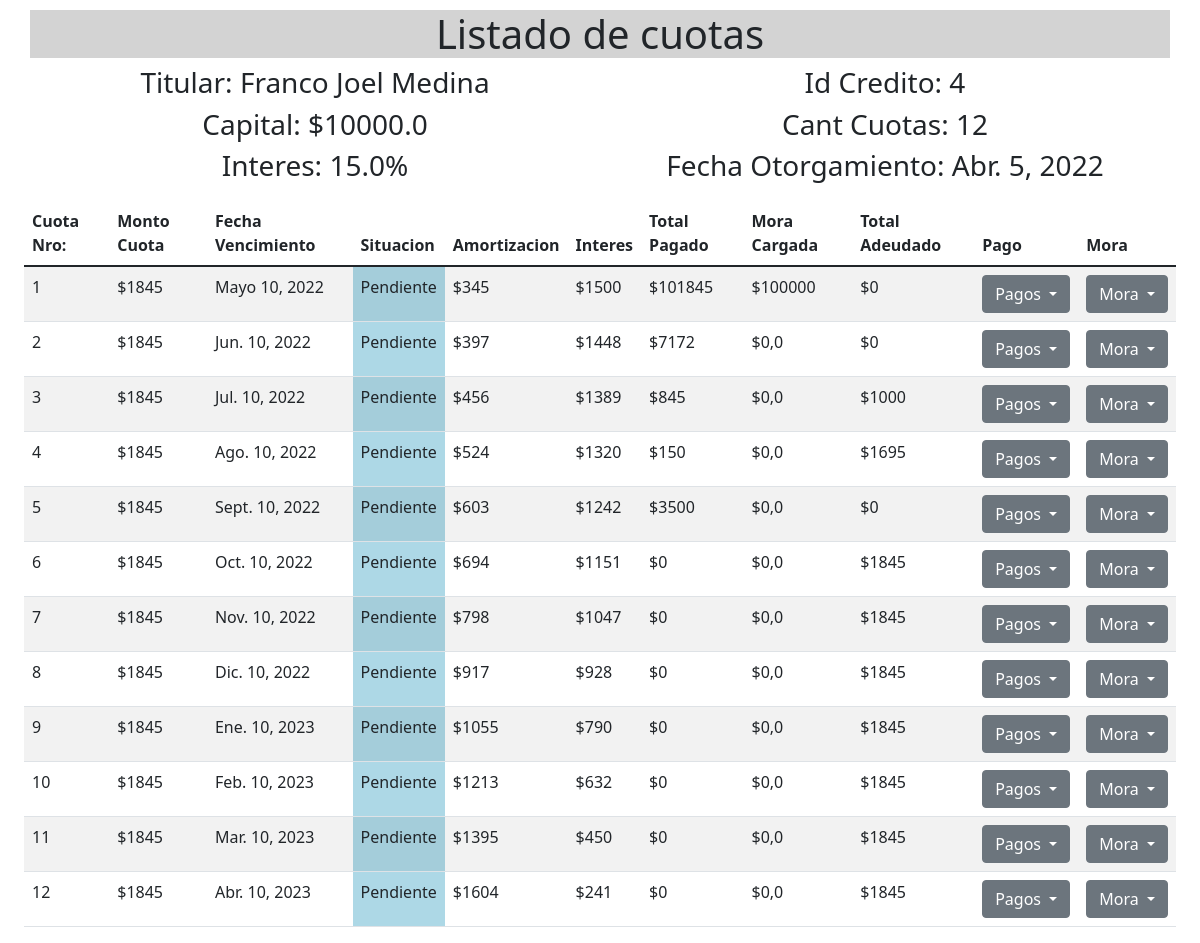
Screenshot of /cuota/list/4/ with the database file from the repository.
### apps/credito/models.py (models this page shows, shortened)
class Credito(models.Model):
    OK = 'Pagando'
    MORA_TEMPRANA = 'Mora Temprana'
    MORA_TARDIA = 'Mora Tardia'
    SITUACION_JUDICIAL = 'Situacion Judicial'
    ESTADOS = (
        (OK, 'Al dia'),
        (MORA_TEMPRANA, 'Atraso entre 1 y 30 días'),
        (MORA_TARDIA, 'Atraso > 30 días'),
        (SITUACION_JUDICIAL, 'Atraso > 90 días')
    )
    titular = models.ForeignKey(Cliente, on_delete=models.PROTECT, default=1)
    capital = models.FloatField()
    fecha_prestamo = models.DateField()
    tasa_interes = models.FloatField()
    cant_cuota = models.IntegerField()
    monto_cuota = models.FloatField(default=0)
    activo = models.BooleanField(default=True)
    situacion = models.CharField(max_length=20, choices=ESTADOS, default=OK)
    objects = CreditoManager()

class Cuota(models.Model):
    PAGADO = 'Pagado'
    PENDIENTE = 'Pendiente'
    SIN_PAGO = 'No Pago'
    PAGO_PARCIAL = 'Pago parcial'
    SITUACION = (
        (PAGADO, 'Pagado'),
        (PENDIENTE, 'Pago Pendiente'),
        (PAGO_PARCIAL, 'Pago Parcial'),
        (SIN_PAGO, 'No Pago'),
    )
    situacion = models.CharField(
        max_length=30, choices=SITUACION, default=PENDIENTE)
    capital_amortizable = models.FloatField()
    amortizacion = models.FloatField(default=0)
    interes = models.FloatField()
    numero_cuota = models.PositiveIntegerField()
    monto_cuota = models.FloatField()
    total_pagado = models.FloatField(default=0)
    fecha_pago = models.DateField()
    credito = models.ForeignKey(
        Credito, on_delete=models.CASCADE, related_name='credito_pago')
    objects = CuotaManager()

class Mora(models.Model):
    descripcion_mora = models.CharField(max_length=50, blank=True, null=True)
    monto_mora = models.FloatField(default=0)
    cargador_mora = models.CharField(
        verbose_name='Cargó',
        max_length=20,
        choices=(('Franco', 'Franco'), ('Agustin', 'Agustin')),
        default='Franco'
    )
    created = models.DateField(auto_now_add=True, blank=True, null=True)
    updated = models.DateField(auto_now=True, blank=True, null=True)
    cuota = models.OneToOneField(
        Cuota, on_delete=models.CASCADE, related_name='mora')
    objects = MoraManager()

### apps/cliente/models.py (models this page shows)
class Cliente(models.Model):
    ACTIVO = 'Activo'
    INACTIVO = 'No Tuvo credito'
    LIBRE = 'Sin Credito'
    JUICIO = 'En Juicio'
    SITUACION = (
        (ACTIVO, 'Con Credito Activo'),
        (LIBRE, 'Con Credito/s Finalizados'),
        (JUICIO, 'En Gestion Judicial'),
        (INACTIVO, 'Sin registro de creditos'),
    )
    BCRA = (
        ('1', 1),
        ('2', 2),
        ('3', 3),
        ('4', 4),
        ('5', 5),
    )
    nombres = models.CharField(max_length=100)
    apellidos = models.CharField(max_length=100)
    dni = models.CharField(max_length=10)
    direccion = models.CharField(max_length=70)
    fecha_nacimiento = models.DateField()
    telefono = models.CharField(max_length=20)
    cbu = models.CharField(max_length=30)
    tipo_empleo = models.CharField(max_length=20, choices=(
        ('Publico', 'Publico'),
        ('Privado', 'Privado')
    ),
        default='Publico')
    ocupacion = models.CharField(max_length=30)
    sueldo_bruto = models.FloatField(default=0)
    situacion = models.CharField(
        max_length=15, choices=SITUACION, default=ACTIVO)
    bcra = models.CharField(
        max_length=20, choices=BCRA, default=1
    )
    activo = models.BooleanField(default=True)
    embargo = models.BooleanField(default=False)
    juicios = models.TextField(default='Sin juicios')
    observacion = models.TextField(default='')
    def __str__(self):
        return self.nombres + ' ' + self.apellidos

### apps/credito/views.py (the view)
class CuotaListView(ListView):
    model = Cuota
    template_name = 'credito/cuota_list.html'
    context_object_name = 'cuotas'
    def get_queryset(self):
        palabra_clave = self.kwargs['pk']
        lista = Cuota.objects.filter(
            credito=palabra_clave).order_by('numero_cuota')
        return lista
    def get_context_data(self, **kwargs):
        context = super().get_context_data(**kwargs)
        palabra_clave = self.kwargs['pk']
        credito = Credito.objects.get(pk=palabra_clave)
        context["credito"] = credito
        return context

### apps/credito/templatetags/cuota_tag.py (called while the page is built)
@register.simple_tag
def adeudado(cuota):
    cuota=Cuota.objects.get(pk=cuota)
    try:
        mora_obj=Mora.objects.get(cuota=cuota)
        mora=mora_obj.monto_mora
    except:
        mora=0
    total_adeudado=(cuota.monto_cuota + mora) - cuota.total_pagado
    if total_adeudado<0:
        total_adeudado=0
    return round(total_adeudado)

@register.simple_tag
def redondear(numero):
    return round(numero)

### templates/credito/cuota_list.html (shortened to what this page needs)
{% extends 'core/base.html' %}
{% load cuota_tag %}
{% block content %}
<div class="container">
    <div class="row" style="padding-top: 10px;">
        <h1 style="text-align: center;background-color: lightgrey;">Listado de cuotas</h1>
        <div style="text-align: center;" class="col-6">
            <h3>Titular: {{credito.titular}}</h3>
        </div>
        <div style="text-align: center;" class="col-6">
            <h3>Id Credito: {{credito.pk}}</h3>
        </div>
        <div style="text-align: center;" class="col-6">
            <h3>Capital: ${{credito.capital}}</h3>
        </div>
        <div style="text-align: center;" class="col-6">
            <h3>Cant Cuotas: {{credito.cant_cuota}}</h3>
        </div>
        <div style="text-align: center;" class="col-6">
            <h3>Interes: {{credito.tasa_interes}}%</h3>
        </div>
        <div style="text-align: center;" class="col-6">
            <h3>Fecha Otorgamiento: {{credito.fecha_prestamo}}</h3>
        </div>
    </div>
</div>
<div class="container-fluid">
    <div class="container-fluid" style="margin-top:10px;">
        <table class="table table-striped">
            <thead>
                <tr>
                    <th scope="col">Cuota Nro:</th>
                    <th scope="col">Monto Cuota</th>
                    <th scope="col">Fecha Vencimiento</th>
                    <th scope="col">Situacion</th>
                    <th scope="col">Amortizacion</th>
                    <th scope="col">Interes</th>
                    <th scope="col">Total Pagado</th>
                    <th scope="col">Mora Cargada</th>
                    <th scope="col">Total Adeudado</th>
                    <th scope="col">Pago</th>
                    <th scope="col">Mora</th>
                </tr>
            </thead>
            <tbody>
                {% for cuota in cuotas %}
                <tr>
                    <td>{{cuota.numero_cuota}}</td>
                    <td>${{cuota.monto_cuota|redondear}}</td>
                    <td>{{cuota.fecha_pago}}</td>
                    {% if cuota.situacion == 'Pendiente' %}
                    <td style="background-color: lightblue;">{{cuota.situacion}}</td>
                    {% elif cuota.situacion == 'Pagado' %}
                    <td style="background-color: lightgreen;">{{cuota.situacion}}</td>
                    {% elif cuota.situacion == 'No realizo Pago' %}
                    <td style="background-color: red;">{{cuota.situacion}}</td>
                    {% elif cuota.situacion == 'Pago Parcial' %}
                    <td style="background-color: yellow;">{{cuota.situacion}}</td>
                    {% endif %}
                    <td>${{cuota.amortizacion|redondear}}</td>
                    <td>${{cuota.interes|redondear}}</td>
                    <td>${{cuota.total_pagado|redondear}}</td>
                    {% if cuota.mora %}
                    <td>${{cuota.mora.monto_mora|redondear}}</td>
                        {%else%}
                        <td>$0,0</td>
                    {% endif %}
                    <td>${{cuota.pk|adeudado}}</td>
                    <td>
                        <div class="dropdown">
                            <button class="btn btn-secondary dropdown-toggle" type="button" id="dropdownMenuButton1"
                                data-bs-toggle="dropdown" aria-expanded="false">
                                Pagos
                            </button>
                        </div>
                    </td>
                    <td>
                        <div class="dropdown">
                            <button class="btn btn-secondary dropdown-toggle" type="button" id="dropdownMenuButton1"
                                data-bs-toggle="dropdown" aria-expanded="false">
                                Mora
                            </button>
                        </div>
                    </td>
                </tr>
                {% endfor %}
            </tbody>
        </table>
    </div>
</div>
{% endblock content %}

### rows the page displays
Credito: titular "Franco Joel Medina", pk "4", capital "10000.0", cant_cuota "12", tasa_interes "15.0", fecha_prestamo "Abr. 5, 2022"
Cuota: numero_cuota "1", monto_cuota|redondear "1845", fecha_pago "Mayo 10, 2022", situacion "Pendiente", amortizacion|redondear "345", interes|redondear "1500", total_pagado|redondear "101845", mora.monto_mora|redondear "100000", pk|adeudado "0"
Cuota: numero_cuota "2", monto_cuota|redondear "1845", fecha_pago "Jun. 10, 2022", situacion "Pendiente", amortizacion|redondear "397", interes|redondear "1448", total_pagado|redondear "7172", shows "$0,0", pk|adeudado "0"
Cuota: numero_cuota "3", monto_cuota|redondear "1845", fecha_pago "Jul. 10, 2022", situacion "Pendiente", amortizacion|redondear "456", interes|redondear "1389", total_pagado|redondear "845", shows "$0,0", pk|adeudado "1000"
Cuota: numero_cuota "4", monto_cuota|redondear "1845", fecha_pago "Ago. 10, 2022", situacion "Pendiente", amortizacion|redondear "524", interes|redondear "1320", total_pagado|redondear "150", shows "$0,0", pk|adeudado "1695"
Cuota: numero_cuota "5", monto_cuota|redondear "1845", fecha_pago "Sept. 10, 2022", situacion "Pendiente", amortizacion|redondear "603", interes|redondear "1242", total_pagado|redondear "3500", shows "$0,0", pk|adeudado "0"
Cuota: numero_cuota "6", monto_cuota|redondear "1845", fecha_pago "Oct. 10, 2022", situacion "Pendiente", amortizacion|redondear "694", interes|redondear "1151", total_pagado|redondear "0", shows "$0,0", pk|adeudado "1845"
Cuota: numero_cuota "7", monto_cuota|redondear "1845", fecha_pago "Nov. 10, 2022", situacion "Pendiente", amortizacion|redondear "798", interes|redondear "1047", total_pagado|redondear "0", shows "$0,0", pk|adeudado "1845"
Cuota: numero_cuota "8", monto_cuota|redondear "1845", fecha_pago "Dic. 10, 2022", situacion "Pendiente", amortizacion|redondear "917", interes|redondear "928", total_pagado|redondear "0", shows "$0,0", pk|adeudado "1845"
Cuota: numero_cuota "9", monto_cuota|redondear "1845", fecha_pago "Ene. 10, 2023", situacion "Pendiente", amortizacion|redondear "1055", interes|redondear "790", total_pagado|redondear "0", shows "$0,0", pk|adeudado "1845"
Cuota: numero_cuota "10", monto_cuota|redondear "1845", fecha_pago "Feb. 10, 2023", situacion "Pendiente", amortizacion|redondear "1213", interes|redondear "632", total_pagado|redondear "0", shows "$0,0", pk|adeudado "1845"
Cuota: numero_cuota "11", monto_cuota|redondear "1845", fecha_pago "Mar. 10, 2023", situacion "Pendiente", amortizacion|redondear "1395", interes|redondear "450", total_pagado|redondear "0", shows "$0,0", pk|adeudado "1845"
Cuota: numero_cuota "12", monto_cuota|redondear "1845", fecha_pago "Abr. 10, 2023", situacion "Pendiente", amortizacion|redondear "1604", interes|redondear "241", total_pagado|redondear "0", shows "$0,0", pk|adeudado "1845"
